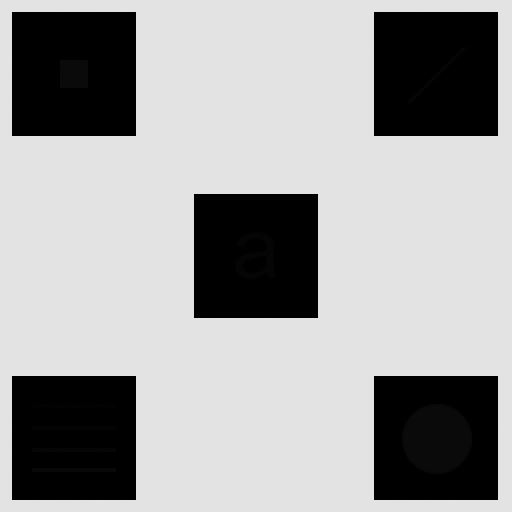
#> input picture Lab2/test2.tif, 512 x 512 px, found by its file name
$ python Gaussian.py
#> lines starting #> are read from the running program, lines starting #| are printed output that depends on the picture
#> further down, image is the input picture: shape (512, 512); min 0, max 228, mean 160.7
import cv2     # Thư viện OpenCV
import numpy as np   # Thư viện numy để làm việc dữ liệu kiểu mảng
import matplotlib.pyplot as plt # import thư viện matplotlib để vẽ ảnh

# Định nghĩa hàm Tich_chap() để lọc Trung bình, Trung bình có trọng số và lọc Gaussian
def Tich_chap(img,mask):
    m, n = img.shape
#> m = 512; n = 512
    img_new = np.zeros([m, n])
    for i in range(1, m-1):
        for j in range(1, n-1):
            temp   =  img[i-1, j-1]    * mask[0, 0]\
                   +  img[i-1, j]      * mask[0, 1]\
                   +  img[i-1, j + 1]  * mask[0, 2]\
                   +  img[i, j-1]      * mask[1, 0]\
                   +  img[i, j]        * mask[1, 1]\
                   +  img[i, j + 1]    * mask[1, 2]\
                   +  img[i + 1, j-1]  * mask[2, 0]\
                   +  img[i + 1, j]    * mask[2, 1]\
                   +  img[i + 1, j + 1]* mask[2, 2]
            img_new[i, j]= temp
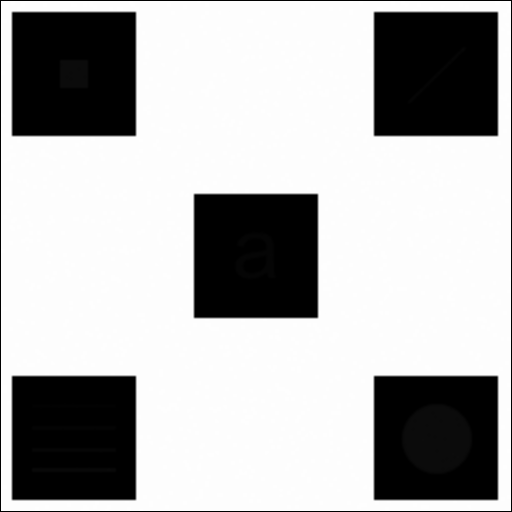
#> img_new: shape (512, 512) float64; min 0, max 46.53, mean 32.4; drawn with min black and max white
    img_new = img_new.astype(np.uint8)
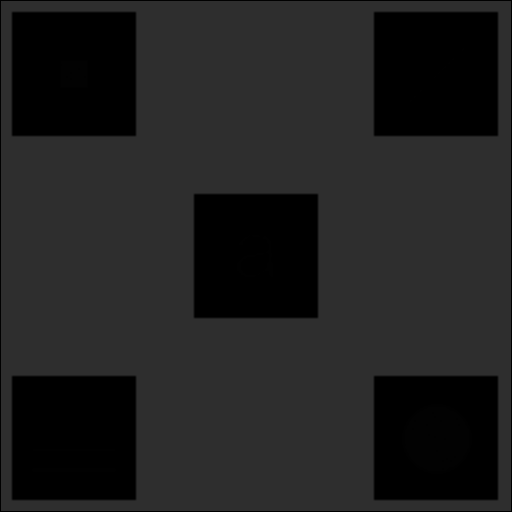
#> img_new: shape (512, 512); min 0, max 46, mean 32.2
    return img_new

# Định nghĩa bộ lọc Gaussian
locGaussian3x3 = np.array(([0.0751/4.8976, 0.1238/4.8976, 0.0751/4.8976],
                           [0.1238/4.8976, 0.2042/4.8976, 0.1238/4.8976],
                           [0.0751/4.8976, 0.1238/4.8976, 0.0751/4.8976]), dtype="float")

fig = plt.figure(figsize=(16, 9)) # Tạo vùng vẽ tỷ lệ 16:9
ax1, ax2 = fig.subplots(1, 2) # Tạo 6 vùng vẽ con

# Đọc và hiển thị ảnh gốc
image = cv2.imread('Lab2/test2.tif', 0)
ax1.imshow(image, cmap='gray')
ax1.set_title("Ảnh gốc")

# Lọc Gaussian và hiển thị ảnh
imgGaussian_3x3 = Tich_chap(image, locGaussian3x3) #Gọi hàm lọc
ax2.imshow(imgGaussian_3x3, cmap='gray')
ax2.set_title("Ảnh lọc Gaussian 3x3")


# Hiển thị vùng vẽ
plt.show()
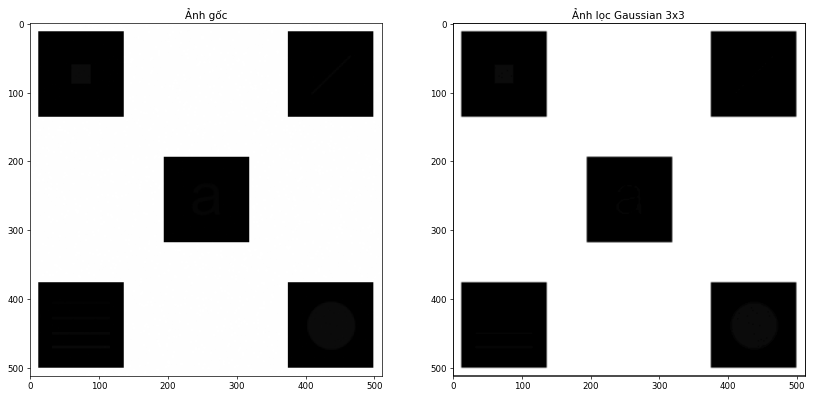
#> figure drawn by matplotlib, 2 panels

$ run again, with Lab2/test1.tif copied over Lab2/test2.tif
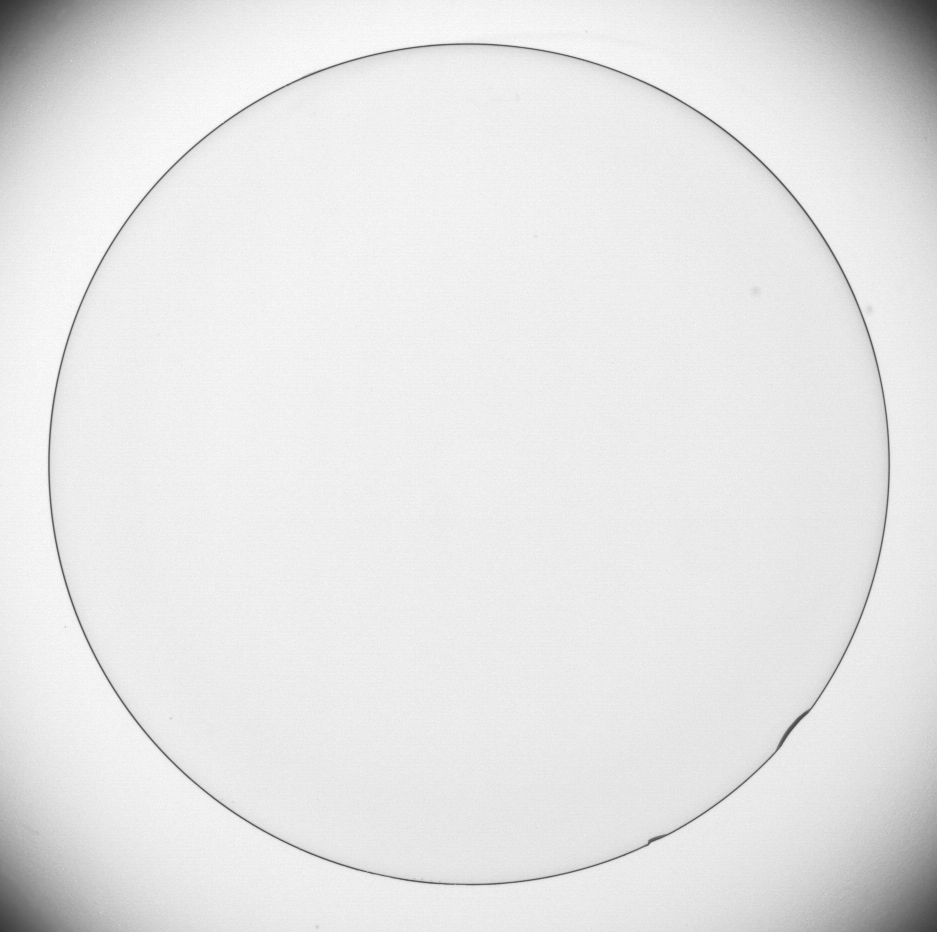
#> input picture Lab2/test1.tif, 937 x 932 px, found by its file name
#> image is the input picture: shape (932, 937); min 50, max 255, mean 229.7
#> in Tich_chap, `img_new = img_new.astype(np.uint8)`:
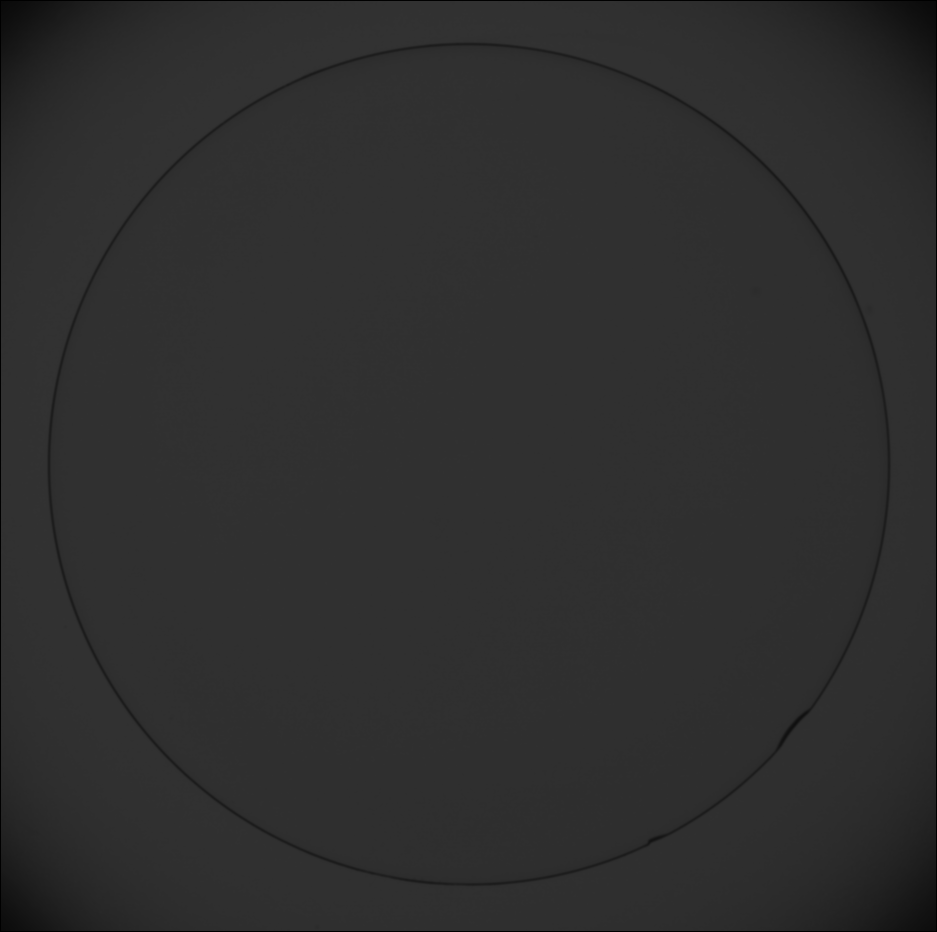
#> img_new: shape (932, 937); min 0, max 50, mean 46.2
#> `plt.show()`:
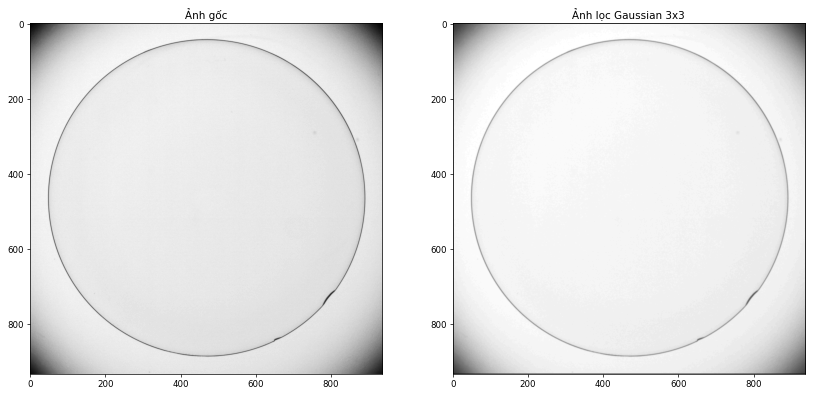
#> figure drawn by matplotlib, 2 panels
